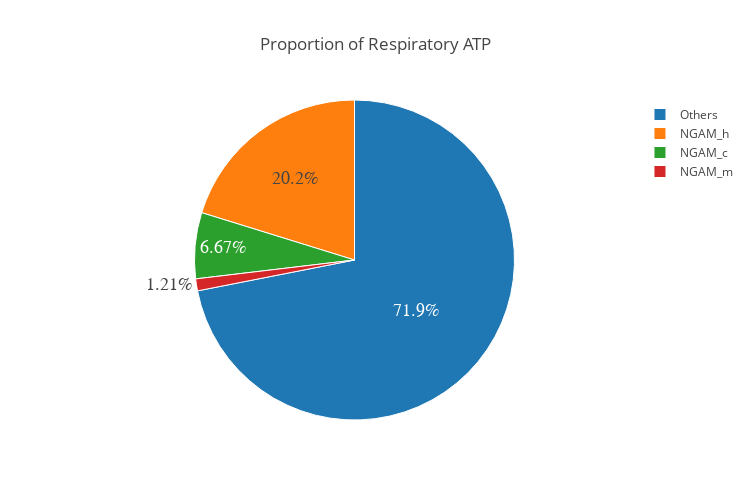

Notebook code for this chart:
### Code cell
#Proportion of maintenace costs on respiratory ATP

L_r_NGAM = ['NGAM_h','NGAM_c','NGAM_m']
L_flux = [result_pfba_c3.fluxes[r_id] for r_id in L_r_NGAM]
print(L_flux)
cplx5_m = c3_model.reactions.get_by_id('cplx5_m')
ATP_cplx5 = result_pfba_c3.fluxes['cplx5_m'] * cplx5_m.get_coefficient('ATP_m')

trace = go.Pie(
    labels = L_r_NGAM + ['Others'],
    values = L_flux + [ATP_cplx5 - sum(L_flux)],
    textfont=dict(size=18,family='Arial',),
    marker=dict(line=dict(color='#FFF', width=1)),
)

data = [trace]

layout = go.Layout(
            title="Proportion of Respiratory ATP",
            height=500, 
            width=750,
            
    )

fig = go.Figure(data=data, layout=layout)

if save_fig:
    iplot(fig,filename='maintenance_respiratory_ATP',image='svg',image_height=500,image_width=750)
    sleep(5)
else:
    iplot(fig)
    
print('ATP Maintainence : Respiratory ATP  =  %s%%' %(round(sum(L_flux) / (ATP_cplx5) * 100,3)))

### Figure 1 — Plotly figure (JSON) as saved in the notebook; plotly's stock layout.template omitted (floating-point values rounded to 4 significant figures)
{"data": [{"labels": ["NGAM_h", "NGAM_c", "NGAM_m", "Others"], "marker": {"line": {"color": "#FFF", "width": 1}}, "textfont": {"family": "Arial", "size": 18}, "type": "pie", "uid": "8714793b-5e9f-4e4d-8a9a-12596093c61d", "values": [0.1527, 0.05035, 0.009111, 0.5431]}], "layout": {"height": 500, "title": {"text": "Proportion of Respiratory ATP"}, "width": 750}}
